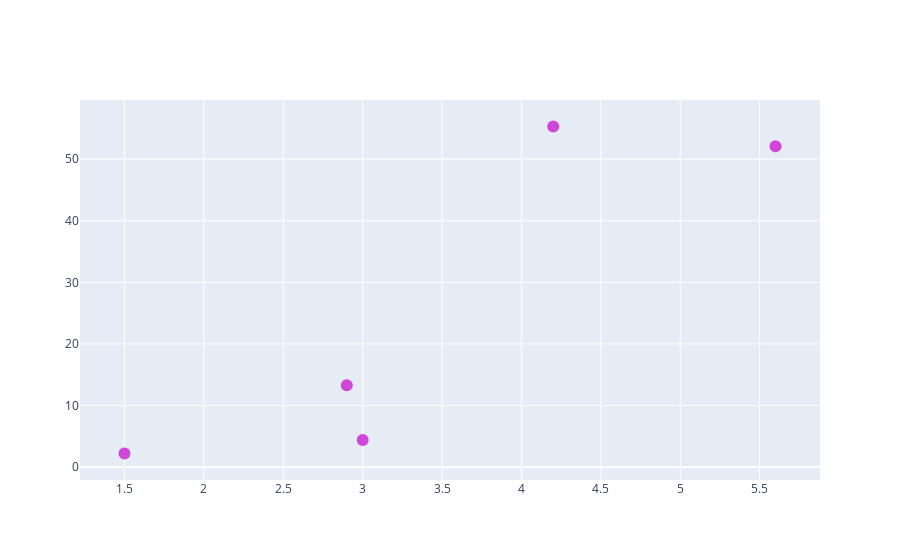

The notebook cell this image was saved under:
### Markdown cell above
## Basic scatterplot

If you are not sure how to build a scatterplot with plotly, please take a look at the [dedicated scatterplot tutorial](https://python-graph-gallery.com/scatter-plot).

Basically, everything relies on the `go.Scatter()` function that must be used with the `markers` mode as follow:

### Code cell
# Create the figure (for the moment: a blank graph)
fig = go.Figure()

# Add the scatter trace
fig.add_trace(go.Scatter( 
    x=x, # Variable in the x-axis
    y=y, # Variable in the y-axis
    mode='markers', # This explicitly states that we want our observations to be represented by points
    
    # Properties associated with points 
    marker=dict(
        size=12, # Size
        color='#cb1dd1', # Color
        opacity=0.8, # Point transparency 
    ),
))

### Figure 1 — Plotly figure (JSON) as saved in the notebook; plotly's stock layout.template omitted (floating-point values rounded to 4 significant figures)
{"data": [{"marker": {"color": "#cb1dd1", "opacity": 0.8, "size": 12}, "mode": "markers", "type": "scatter", "x": [1.5, 2.9, 3, 4.2, 5.6], "y": [2.2, 13.3, 4.4, 55.3, 52.1]}], "layout": {}}
